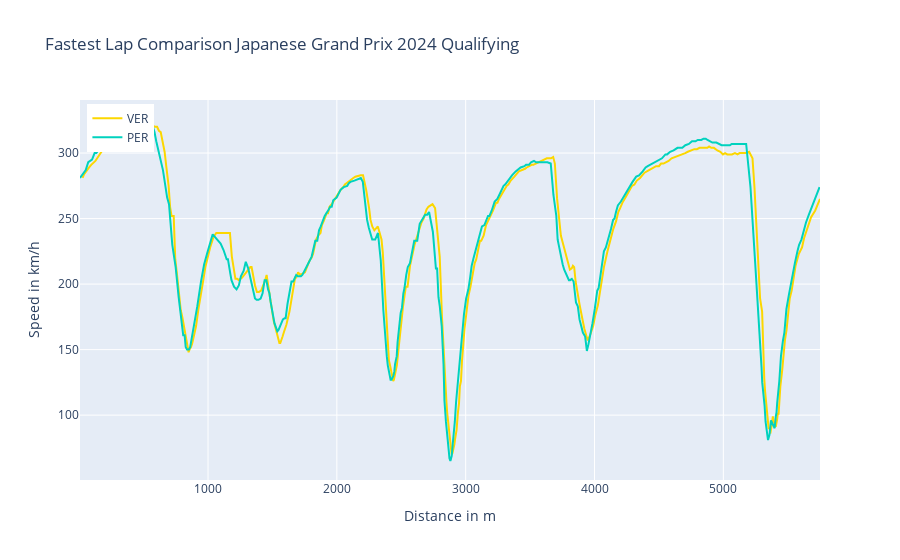

Notebook cell for this chart:
### Code cell
import plotly.graph_objects as go
import fastf1

# Definisci i colori delle squadre
rbr_color = fastf1.plotting.team_color('RBR')
mer_color = fastf1.plotting.team_color('MER')

# Crea la figura
fig = go.Figure()

# Aggiungi i tracciati per Verstappen e Hamilton
fig.add_trace(go.Scatter(x=ver_tel['Distance'], y=ver_tel['Speed'], mode='lines', name=min_mean_columns[0], line=dict(color=rbr_color)))
fig.add_trace(go.Scatter(x=ham_tel['Distance'], y=ham_tel['Speed'], mode='lines', name=min_mean_columns[1], line=dict(color=mer_color)))

# Imposta etichette degli assi e titolo
fig.update_xaxes(title_text='Distance in m')
fig.update_yaxes(title_text='Speed in km/h')
fig.update_layout(title=f"Fastest Lap Comparison\n{race.event['EventName']} {race.event.year} Qualifying")

# Mostra la legenda
fig.update_layout(legend=dict(yanchor="top", y=0.99, xanchor="left", x=0.01))

# Mostra il grafico
fig.show()

### Figure 1 — Plotly figure (JSON) as saved in the notebook; plotly's stock layout.template omitted (floating-point values rounded to 4 significant figures; data arrays with more than 128 entries replaced by an {"elided": "..."} marker saying what was removed)
{"data": [{"line": {"color": "#fcd700"}, "mode": "lines", "name": "VER", "type": "scatter", "x": {"elided": "346 float values"}, "y": {"elided": "346 int values"}}, {"line": {"color": "#00d2be"}, "mode": "lines", "name": "PER", "type": "scatter", "x": {"elided": "348 float values"}, "y": {"elided": "348 int values"}}], "layout": {"legend": {"x": 0.01, "xanchor": "left", "y": 0.99, "yanchor": "top"}, "title": {"text": "Fastest Lap Comparison\nJapanese Grand Prix 2024 Qualifying"}, "xaxis": {"title": {"text": "Distance in m"}}, "yaxis": {"title": {"text": "Speed in km/h"}}}}
